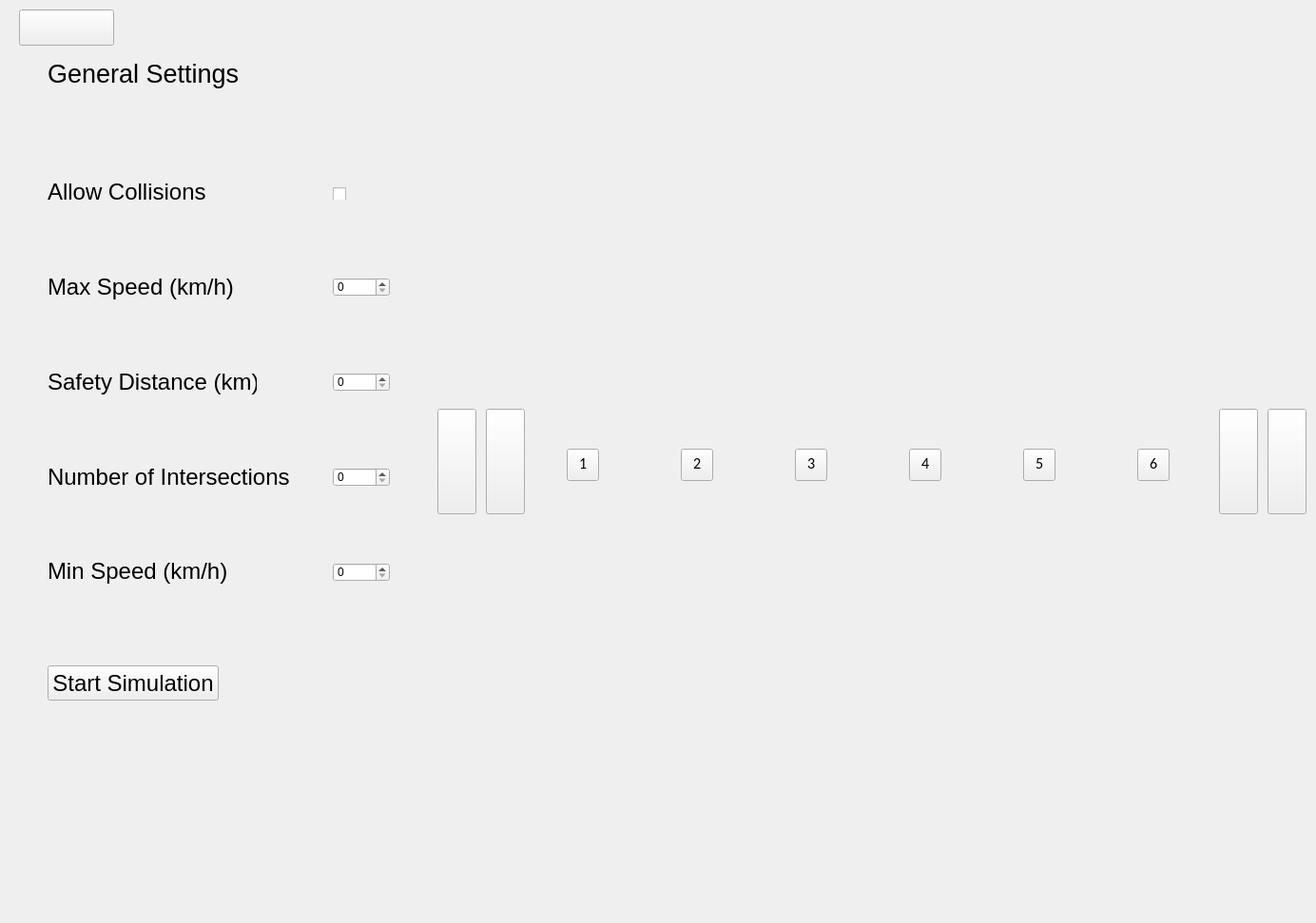
<?xml version="1.0" encoding="UTF-8"?>
<ui version="4.0">
 <class>Form</class>
 <widget class="QWidget" name="Form">
  <property name="geometry">
   <rect>
    <x>0</x>
    <y>0</y>
    <width>1384</width>
    <height>971</height>
   </rect>
  </property>
  <property name="sizePolicy">
   <sizepolicy hsizetype="Maximum" vsizetype="Maximum">
    <horstretch>0</horstretch>
    <verstretch>0</verstretch>
   </sizepolicy>
  </property>
  <property name="maximumSize">
   <size>
    <width>16777215</width>
    <height>16777215</height>
   </size>
  </property>
  <property name="windowTitle">
   <string>Form</string>
  </property>
  <layout class="QHBoxLayout" name="horizontalLayout">
   <property name="spacing">
    <number>10</number>
   </property>
   <property name="leftMargin">
    <number>10</number>
   </property>
   <property name="topMargin">
    <number>10</number>
   </property>
   <property name="rightMargin">
    <number>10</number>
   </property>
   <property name="bottomMargin">
    <number>10</number>
   </property>
   <item>
    <widget class="QWidget" name="widget_7" native="true">
     <property name="minimumSize">
      <size>
       <width>300</width>
       <height>951</height>
      </size>
     </property>
     <property name="maximumSize">
      <size>
       <width>300</width>
       <height>951</height>
      </size>
     </property>
     <widget class="QLabel" name="SLTC2">
      <property name="geometry">
       <rect>
        <x>40</x>
        <y>150</y>
        <width>180</width>
        <height>83</height>
       </rect>
      </property>
      <property name="minimumSize">
       <size>
        <width>180</width>
        <height>83</height>
       </size>
      </property>
      <property name="maximumSize">
       <size>
        <width>180</width>
        <height>83</height>
       </size>
      </property>
      <property name="font">
       <font>
        <family>Segoe UI</family>
        <pointsize>18</pointsize>
       </font>
      </property>
      <property name="text">
       <string>Allow Collisions</string>
      </property>
      <property name="alignment">
       <set>Qt::AlignLeading|Qt::AlignLeft|Qt::AlignVCenter</set>
      </property>
     </widget>
     <widget class="QLabel" name="SLMaxV2">
      <property name="geometry">
       <rect>
        <x>40</x>
        <y>250</y>
        <width>220</width>
        <height>83</height>
       </rect>
      </property>
      <property name="minimumSize">
       <size>
        <width>220</width>
        <height>83</height>
       </size>
      </property>
      <property name="maximumSize">
       <size>
        <width>220</width>
        <height>83</height>
       </size>
      </property>
      <property name="font">
       <font>
        <family>Segoe UI</family>
        <pointsize>18</pointsize>
       </font>
      </property>
      <property name="text">
       <string>Max Speed (km/h)</string>
      </property>
     </widget>
     <widget class="QLabel" name="SLSecDis2">
      <property name="geometry">
       <rect>
        <x>40</x>
        <y>350</y>
        <width>220</width>
        <height>83</height>
       </rect>
      </property>
      <property name="minimumSize">
       <size>
        <width>220</width>
        <height>83</height>
       </size>
      </property>
      <property name="maximumSize">
       <size>
        <width>220</width>
        <height>83</height>
       </size>
      </property>
      <property name="font">
       <font>
        <family>Segoe UI</family>
        <pointsize>18</pointsize>
       </font>
      </property>
      <property name="text">
       <string>Safety Distance (km)</string>
      </property>
     </widget>
     <widget class="QLabel" name="SLNumFreeway2">
      <property name="geometry">
       <rect>
        <x>40</x>
        <y>450</y>
        <width>260</width>
        <height>83</height>
       </rect>
      </property>
      <property name="minimumSize">
       <size>
        <width>260</width>
        <height>83</height>
       </size>
      </property>
      <property name="maximumSize">
       <size>
        <width>260</width>
        <height>83</height>
       </size>
      </property>
      <property name="font">
       <font>
        <family>Segoe UI</family>
        <pointsize>18</pointsize>
       </font>
      </property>
      <property name="text">
       <string>Number of Intersections</string>
      </property>
     </widget>
     <widget class="QLabel" name="SLMinV2">
      <property name="geometry">
       <rect>
        <x>40</x>
        <y>550</y>
        <width>200</width>
        <height>82</height>
       </rect>
      </property>
      <property name="minimumSize">
       <size>
        <width>200</width>
        <height>82</height>
       </size>
      </property>
      <property name="maximumSize">
       <size>
        <width>200</width>
        <height>82</height>
       </size>
      </property>
      <property name="font">
       <font>
        <family>Segoe UI</family>
        <pointsize>18</pointsize>
       </font>
      </property>
      <property name="text">
       <string>Min Speed (km/h)</string>
      </property>
     </widget>
     <widget class="QPushButton" name="pushButton_3">
      <property name="geometry">
       <rect>
        <x>40</x>
        <y>690</y>
        <width>180</width>
        <height>37</height>
       </rect>
      </property>
      <property name="minimumSize">
       <size>
        <width>180</width>
        <height>37</height>
       </size>
      </property>
      <property name="maximumSize">
       <size>
        <width>171</width>
        <height>37</height>
       </size>
      </property>
      <property name="font">
       <font>
        <family>Segoe UI</family>
        <pointsize>18</pointsize>
       </font>
      </property>
      <property name="text">
       <string>Start Simulation</string>
      </property>
     </widget>
     <widget class="QLabel" name="BL2">
      <property name="geometry">
       <rect>
        <x>40</x>
        <y>30</y>
        <width>223</width>
        <height>74</height>
       </rect>
      </property>
      <property name="minimumSize">
       <size>
        <width>223</width>
        <height>74</height>
       </size>
      </property>
      <property name="maximumSize">
       <size>
        <width>223</width>
        <height>74</height>
       </size>
      </property>
      <property name="font">
       <font>
        <family>Segoe UI</family>
        <pointsize>20</pointsize>
       </font>
      </property>
      <property name="layoutDirection">
       <enum>Qt::LeftToRight</enum>
      </property>
      <property name="text">
       <string>General Settings</string>
      </property>
      <property name="alignment">
       <set>Qt::AlignLeading|Qt::AlignLeft|Qt::AlignVCenter</set>
      </property>
     </widget>
     <widget class="QPushButton" name="backButton">
      <property name="geometry">
       <rect>
        <x>10</x>
        <y>0</y>
        <width>100</width>
        <height>38</height>
       </rect>
      </property>
      <property name="minimumSize">
       <size>
        <width>100</width>
        <height>30</height>
       </size>
      </property>
      <property name="text">
       <string/>
      </property>
      <property name="icon">
       <iconset>
        <normaloff>Back.png</normaloff>Back.png</iconset>
      </property>
      <property name="iconSize">
       <size>
        <width>30</width>
        <height>30</height>
       </size>
      </property>
     </widget>
    </widget>
   </item>
   <item>
    <spacer name="horizontalSpacer">
     <property name="orientation">
      <enum>Qt::Horizontal</enum>
     </property>
     <property name="sizeType">
      <enum>QSizePolicy::Maximum</enum>
     </property>
     <property name="sizeHint" stdset="0">
      <size>
       <width>200</width>
       <height>20</height>
      </size>
     </property>
    </spacer>
   </item>
   <item>
    <widget class="QWidget" name="widget_8" native="true">
     <property name="minimumSize">
      <size>
       <width>100</width>
       <height>951</height>
      </size>
     </property>
     <property name="maximumSize">
      <size>
       <width>100</width>
       <height>951</height>
      </size>
     </property>
     <widget class="QCheckBox" name="checkBoxTC2">
      <property name="geometry">
       <rect>
        <x>0</x>
        <y>187</y>
        <width>60</width>
        <height>13</height>
       </rect>
      </property>
      <property name="minimumSize">
       <size>
        <width>60</width>
        <height>13</height>
       </size>
      </property>
      <property name="maximumSize">
       <size>
        <width>80</width>
        <height>13</height>
       </size>
      </property>
      <property name="text">
       <string/>
      </property>
     </widget>
     <widget class="QSpinBox" name="spinBoxMaxV2">
      <property name="geometry">
       <rect>
        <x>0</x>
        <y>282</y>
        <width>60</width>
        <height>20</height>
       </rect>
      </property>
      <property name="minimumSize">
       <size>
        <width>60</width>
        <height>20</height>
       </size>
      </property>
      <property name="maximumSize">
       <size>
        <width>60</width>
        <height>20</height>
       </size>
      </property>
     </widget>
     <widget class="QSpinBox" name="spinBoxSecDis2">
      <property name="geometry">
       <rect>
        <x>0</x>
        <y>382</y>
        <width>60</width>
        <height>20</height>
       </rect>
      </property>
      <property name="minimumSize">
       <size>
        <width>60</width>
        <height>20</height>
       </size>
      </property>
      <property name="maximumSize">
       <size>
        <width>60</width>
        <height>20</height>
       </size>
      </property>
     </widget>
     <widget class="QSpinBox" name="spinBoxNumFreeway2">
      <property name="geometry">
       <rect>
        <x>0</x>
        <y>482</y>
        <width>60</width>
        <height>20</height>
       </rect>
      </property>
      <property name="minimumSize">
       <size>
        <width>60</width>
        <height>20</height>
       </size>
      </property>
      <property name="maximumSize">
       <size>
        <width>60</width>
        <height>20</height>
       </size>
      </property>
     </widget>
     <widget class="QSpinBox" name="spinBoxMinV2">
      <property name="geometry">
       <rect>
        <x>0</x>
        <y>582</y>
        <width>60</width>
        <height>20</height>
       </rect>
      </property>
      <property name="sizePolicy">
       <sizepolicy hsizetype="Minimum" vsizetype="Fixed">
        <horstretch>0</horstretch>
        <verstretch>0</verstretch>
       </sizepolicy>
      </property>
      <property name="minimumSize">
       <size>
        <width>60</width>
        <height>20</height>
       </size>
      </property>
      <property name="maximumSize">
       <size>
        <width>60</width>
        <height>20</height>
       </size>
      </property>
     </widget>
    </widget>
   </item>
   <item>
    <spacer name="horizontalSpacer_2">
     <property name="orientation">
      <enum>Qt::Horizontal</enum>
     </property>
     <property name="sizeHint" stdset="0">
      <size>
       <width>40</width>
       <height>20</height>
      </size>
     </property>
    </spacer>
   </item>
   <item>
    <widget class="QPushButton" name="pushButton_4">
     <property name="sizePolicy">
      <sizepolicy hsizetype="Minimum" vsizetype="Fixed">
       <horstretch>0</horstretch>
       <verstretch>0</verstretch>
      </sizepolicy>
     </property>
     <property name="minimumSize">
      <size>
       <width>41</width>
       <height>111</height>
      </size>
     </property>
     <property name="maximumSize">
      <size>
       <width>41</width>
       <height>111</height>
      </size>
     </property>
     <property name="text">
      <string/>
     </property>
     <property name="icon">
      <iconset>
       <normaloff>double_arrow_left.png</normaloff>double_arrow_left.png</iconset>
     </property>
     <property name="iconSize">
      <size>
       <width>50</width>
       <height>50</height>
      </size>
     </property>
    </widget>
   </item>
   <item>
    <widget class="QPushButton" name="NextButton2_2">
     <property name="minimumSize">
      <size>
       <width>41</width>
       <height>111</height>
      </size>
     </property>
     <property name="maximumSize">
      <size>
       <width>41</width>
       <height>111</height>
      </size>
     </property>
     <property name="text">
      <string/>
     </property>
     <property name="icon">
      <iconset>
       <normaloff>next_left.png</normaloff>next_left.png</iconset>
     </property>
     <property name="iconSize">
      <size>
       <width>50</width>
       <height>50</height>
      </size>
     </property>
    </widget>
   </item>
   <item>
    <widget class="QWidget" name="widget" native="true">
     <property name="minimumSize">
      <size>
       <width>110</width>
       <height>455</height>
      </size>
     </property>
     <property name="maximumSize">
      <size>
       <width>110</width>
       <height>455</height>
      </size>
     </property>
     <widget class="QPushButton" name="pushButton_5">
      <property name="geometry">
       <rect>
        <x>34</x>
        <y>214</y>
        <width>34</width>
        <height>34</height>
       </rect>
      </property>
      <property name="sizePolicy">
       <sizepolicy hsizetype="Expanding" vsizetype="Expanding">
        <horstretch>10</horstretch>
        <verstretch>10</verstretch>
       </sizepolicy>
      </property>
      <property name="minimumSize">
       <size>
        <width>34</width>
        <height>34</height>
       </size>
      </property>
      <property name="maximumSize">
       <size>
        <width>34</width>
        <height>34</height>
       </size>
      </property>
      <property name="font">
       <font>
        <family>Calibri</family>
        <pointsize>12</pointsize>
       </font>
      </property>
      <property name="text">
       <string/>
      </property>
      <property name="icon">
       <iconset>
        <normaloff>Red.png</normaloff>Red.png</iconset>
      </property>
      <property name="iconSize">
       <size>
        <width>30</width>
        <height>30</height>
       </size>
      </property>
     </widget>
     <widget class="QLabel" name="label">
      <property name="geometry">
       <rect>
        <x>0</x>
        <y>-4</y>
        <width>110</width>
        <height>455</height>
       </rect>
      </property>
      <property name="minimumSize">
       <size>
        <width>110</width>
        <height>455</height>
       </size>
      </property>
      <property name="maximumSize">
       <size>
        <width>110</width>
        <height>455</height>
       </size>
      </property>
      <property name="text">
       <string/>
      </property>
      <property name="pixmap">
       <pixmap>Intersection 1_cut.png</pixmap>
      </property>
     </widget>
     <widget class="QLabel" name="label_2">
      <property name="geometry">
       <rect>
        <x>47</x>
        <y>220</y>
        <width>8</width>
        <height>19</height>
       </rect>
      </property>
      <property name="font">
       <font>
        <family>Calibri</family>
        <pointsize>12</pointsize>
       </font>
      </property>
      <property name="text">
       <string>1</string>
      </property>
     </widget>
     <zorder>label</zorder>
     <zorder>pushButton_5</zorder>
     <zorder>label_2</zorder>
    </widget>
   </item>
   <item>
    <widget class="QWidget" name="widget_2" native="true">
     <property name="minimumSize">
      <size>
       <width>110</width>
       <height>455</height>
      </size>
     </property>
     <property name="maximumSize">
      <size>
       <width>110</width>
       <height>455</height>
      </size>
     </property>
     <widget class="QPushButton" name="pushButton_6">
      <property name="geometry">
       <rect>
        <x>34</x>
        <y>214</y>
        <width>34</width>
        <height>34</height>
       </rect>
      </property>
      <property name="sizePolicy">
       <sizepolicy hsizetype="Expanding" vsizetype="Expanding">
        <horstretch>10</horstretch>
        <verstretch>10</verstretch>
       </sizepolicy>
      </property>
      <property name="minimumSize">
       <size>
        <width>34</width>
        <height>34</height>
       </size>
      </property>
      <property name="maximumSize">
       <size>
        <width>34</width>
        <height>34</height>
       </size>
      </property>
      <property name="font">
       <font>
        <family>Calibri</family>
        <pointsize>12</pointsize>
       </font>
      </property>
      <property name="text">
       <string/>
      </property>
      <property name="icon">
       <iconset>
        <normaloff>Red.png</normaloff>Red.png</iconset>
      </property>
      <property name="iconSize">
       <size>
        <width>30</width>
        <height>30</height>
       </size>
      </property>
     </widget>
     <widget class="QLabel" name="label_3">
      <property name="geometry">
       <rect>
        <x>0</x>
        <y>-4</y>
        <width>110</width>
        <height>455</height>
       </rect>
      </property>
      <property name="minimumSize">
       <size>
        <width>110</width>
        <height>455</height>
       </size>
      </property>
      <property name="maximumSize">
       <size>
        <width>110</width>
        <height>455</height>
       </size>
      </property>
      <property name="text">
       <string/>
      </property>
      <property name="pixmap">
       <pixmap>Intersection 1_cut.png</pixmap>
      </property>
     </widget>
     <widget class="QLabel" name="label_4">
      <property name="geometry">
       <rect>
        <x>47</x>
        <y>220</y>
        <width>8</width>
        <height>19</height>
       </rect>
      </property>
      <property name="font">
       <font>
        <family>Calibri</family>
        <pointsize>12</pointsize>
       </font>
      </property>
      <property name="text">
       <string>2</string>
      </property>
     </widget>
     <zorder>label_3</zorder>
     <zorder>pushButton_6</zorder>
     <zorder>label_4</zorder>
    </widget>
   </item>
   <item>
    <widget class="QWidget" name="widget_3" native="true">
     <property name="minimumSize">
      <size>
       <width>110</width>
       <height>455</height>
      </size>
     </property>
     <property name="maximumSize">
      <size>
       <width>110</width>
       <height>455</height>
      </size>
     </property>
     <widget class="QPushButton" name="pushButton_7">
      <property name="geometry">
       <rect>
        <x>34</x>
        <y>214</y>
        <width>34</width>
        <height>34</height>
       </rect>
      </property>
      <property name="sizePolicy">
       <sizepolicy hsizetype="Expanding" vsizetype="Expanding">
        <horstretch>10</horstretch>
        <verstretch>10</verstretch>
       </sizepolicy>
      </property>
      <property name="minimumSize">
       <size>
        <width>34</width>
        <height>34</height>
       </size>
      </property>
      <property name="maximumSize">
       <size>
        <width>34</width>
        <height>34</height>
       </size>
      </property>
      <property name="font">
       <font>
        <family>Calibri</family>
        <pointsize>12</pointsize>
       </font>
      </property>
      <property name="text">
       <string/>
      </property>
      <property name="icon">
       <iconset>
        <normaloff>Red.png</normaloff>Red.png</iconset>
      </property>
      <property name="iconSize">
       <size>
        <width>30</width>
        <height>30</height>
       </size>
      </property>
     </widget>
     <widget class="QLabel" name="label_5">
      <property name="geometry">
       <rect>
        <x>0</x>
        <y>-4</y>
        <width>110</width>
        <height>455</height>
       </rect>
      </property>
      <property name="minimumSize">
       <size>
        <width>110</width>
        <height>455</height>
       </size>
      </property>
      <property name="maximumSize">
       <size>
        <width>110</width>
        <height>455</height>
       </size>
      </property>
      <property name="text">
       <string/>
      </property>
      <property name="pixmap">
       <pixmap>Intersection 1_cut.png</pixmap>
      </property>
     </widget>
     <widget class="QLabel" name="label_6">
      <property name="geometry">
       <rect>
        <x>47</x>
        <y>220</y>
        <width>8</width>
        <height>19</height>
       </rect>
      </property>
      <property name="font">
       <font>
        <family>Calibri</family>
        <pointsize>12</pointsize>
       </font>
      </property>
      <property name="text">
       <string>3</string>
      </property>
     </widget>
     <zorder>label_5</zorder>
     <zorder>pushButton_7</zorder>
     <zorder>label_6</zorder>
    </widget>
   </item>
   <item>
    <widget class="QWidget" name="widget_4" native="true">
     <property name="minimumSize">
      <size>
       <width>110</width>
       <height>455</height>
      </size>
     </property>
     <property name="maximumSize">
      <size>
       <width>110</width>
       <height>455</height>
      </size>
     </property>
     <widget class="QPushButton" name="pushButton_8">
      <property name="geometry">
       <rect>
        <x>34</x>
        <y>214</y>
        <width>34</width>
        <height>34</height>
       </rect>
      </property>
      <property name="sizePolicy">
       <sizepolicy hsizetype="Expanding" vsizetype="Expanding">
        <horstretch>10</horstretch>
        <verstretch>10</verstretch>
       </sizepolicy>
      </property>
      <property name="minimumSize">
       <size>
        <width>34</width>
        <height>34</height>
       </size>
      </property>
      <property name="maximumSize">
       <size>
        <width>34</width>
        <height>34</height>
       </size>
      </property>
      <property name="font">
       <font>
        <family>Calibri</family>
        <pointsize>12</pointsize>
       </font>
      </property>
      <property name="text">
       <string/>
      </property>
      <property name="icon">
       <iconset>
        <normaloff>Red.png</normaloff>Red.png</iconset>
      </property>
      <property name="iconSize">
       <size>
        <width>30</width>
        <height>30</height>
       </size>
      </property>
     </widget>
     <widget class="QLabel" name="label_7">
      <property name="geometry">
       <rect>
        <x>0</x>
        <y>-4</y>
        <width>110</width>
        <height>455</height>
       </rect>
      </property>
      <property name="minimumSize">
       <size>
        <width>110</width>
        <height>455</height>
       </size>
      </property>
      <property name="maximumSize">
       <size>
        <width>110</width>
        <height>455</height>
       </size>
      </property>
      <property name="text">
       <string/>
      </property>
      <property name="pixmap">
       <pixmap>Intersection 1_cut.png</pixmap>
      </property>
     </widget>
     <widget class="QLabel" name="label_8">
      <property name="geometry">
       <rect>
        <x>47</x>
        <y>220</y>
        <width>8</width>
        <height>19</height>
       </rect>
      </property>
      <property name="font">
       <font>
        <family>Calibri</family>
        <pointsize>12</pointsize>
       </font>
      </property>
      <property name="text">
       <string>4</string>
      </property>
     </widget>
     <zorder>label_7</zorder>
     <zorder>pushButton_8</zorder>
     <zorder>label_8</zorder>
    </widget>
   </item>
   <item>
    <widget class="QWidget" name="widget_5" native="true">
     <property name="minimumSize">
      <size>
       <width>110</width>
       <height>455</height>
      </size>
     </property>
     <property name="maximumSize">
      <size>
       <width>110</width>
       <height>455</height>
      </size>
     </property>
     <widget class="QPushButton" name="pushButton_9">
      <property name="geometry">
       <rect>
        <x>34</x>
        <y>214</y>
        <width>34</width>
        <height>34</height>
       </rect>
      </property>
      <property name="sizePolicy">
       <sizepolicy hsizetype="Expanding" vsizetype="Expanding">
        <horstretch>10</horstretch>
        <verstretch>10</verstretch>
       </sizepolicy>
      </property>
      <property name="minimumSize">
       <size>
        <width>34</width>
        <height>34</height>
       </size>
      </property>
      <property name="maximumSize">
       <size>
        <width>34</width>
        <height>34</height>
       </size>
      </property>
      <property name="font">
       <font>
        <family>Calibri</family>
        <pointsize>12</pointsize>
       </font>
      </property>
      <property name="text">
       <string/>
      </property>
      <property name="icon">
       <iconset>
        <normaloff>Red.png</normaloff>Red.png</iconset>
      </property>
      <property name="iconSize">
       <size>
        <width>30</width>
        <height>30</height>
       </size>
      </property>
     </widget>
     <widget class="QLabel" name="label_9">
      <property name="geometry">
       <rect>
        <x>0</x>
        <y>-4</y>
        <width>110</width>
        <height>455</height>
       </rect>
      </property>
      <property name="minimumSize">
       <size>
        <width>110</width>
        <height>455</height>
       </size>
      </property>
      <property name="maximumSize">
       <size>
        <width>110</width>
        <height>455</height>
       </size>
      </property>
      <property name="text">
       <string/>
      </property>
      <property name="pixmap">
       <pixmap>Intersection 1_cut.png</pixmap>
      </property>
     </widget>
     <widget class="QLabel" name="label_10">
      <property name="geometry">
       <rect>
        <x>47</x>
        <y>220</y>
        <width>8</width>
        <height>19</height>
       </rect>
      </property>
      <property name="font">
       <font>
        <family>Calibri</family>
        <pointsize>12</pointsize>
       </font>
      </property>
      <property name="text">
       <string>5</string>
      </property>
     </widget>
     <zorder>label_9</zorder>
     <zorder>pushButton_9</zorder>
     <zorder>label_10</zorder>
    </widget>
   </item>
   <item>
    <widget class="QWidget" name="widget_6" native="true">
     <property name="minimumSize">
      <size>
       <width>110</width>
       <height>455</height>
      </size>
     </property>
     <property name="maximumSize">
      <size>
       <width>110</width>
       <height>455</height>
      </size>
     </property>
     <widget class="QPushButton" name="pushButton_10">
      <property name="geometry">
       <rect>
        <x>34</x>
        <y>214</y>
        <width>34</width>
        <height>34</height>
       </rect>
      </property>
      <property name="sizePolicy">
       <sizepolicy hsizetype="Expanding" vsizetype="Expanding">
        <horstretch>10</horstretch>
        <verstretch>10</verstretch>
       </sizepolicy>
      </property>
      <property name="minimumSize">
       <size>
        <width>34</width>
        <height>34</height>
       </size>
      </property>
      <property name="maximumSize">
       <size>
        <width>34</width>
        <height>34</height>
       </size>
      </property>
      <property name="font">
       <font>
        <family>Calibri</family>
        <pointsize>12</pointsize>
       </font>
      </property>
      <property name="text">
       <string/>
      </property>
      <property name="icon">
       <iconset>
        <normaloff>Red.png</normaloff>Red.png</iconset>
      </property>
      <property name="iconSize">
       <size>
        <width>30</width>
        <height>30</height>
       </size>
      </property>
     </widget>
     <widget class="QLabel" name="label_11">
      <property name="geometry">
       <rect>
        <x>0</x>
        <y>-4</y>
        <width>110</width>
        <height>455</height>
       </rect>
      </property>
      <property name="minimumSize">
       <size>
        <width>110</width>
        <height>455</height>
       </size>
      </property>
      <property name="maximumSize">
       <size>
        <width>110</width>
        <height>455</height>
       </size>
      </property>
      <property name="text">
       <string/>
      </property>
      <property name="pixmap">
       <pixmap>Intersection 1_cut.png</pixmap>
      </property>
     </widget>
     <widget class="QLabel" name="label_12">
      <property name="geometry">
       <rect>
        <x>47</x>
        <y>220</y>
        <width>8</width>
        <height>19</height>
       </rect>
      </property>
      <property name="font">
       <font>
        <family>Calibri</family>
        <pointsize>12</pointsize>
       </font>
      </property>
      <property name="text">
       <string>6</string>
      </property>
     </widget>
     <zorder>label_11</zorder>
     <zorder>pushButton_10</zorder>
     <zorder>label_12</zorder>
    </widget>
   </item>
   <item>
    <widget class="QPushButton" name="pushButton">
     <property name="sizePolicy">
      <sizepolicy hsizetype="Fixed" vsizetype="Fixed">
       <horstretch>0</horstretch>
       <verstretch>0</verstretch>
      </sizepolicy>
     </property>
     <property name="minimumSize">
      <size>
       <width>41</width>
       <height>111</height>
      </size>
     </property>
     <property name="maximumSize">
      <size>
       <width>41</width>
       <height>111</height>
      </size>
     </property>
     <property name="text">
      <string/>
     </property>
     <property name="icon">
      <iconset>
       <normaloff>double_arrow_512x768.png</normaloff>double_arrow_512x768.png</iconset>
     </property>
     <property name="iconSize">
      <size>
       <width>50</width>
       <height>50</height>
      </size>
     </property>
    </widget>
   </item>
   <item>
    <widget class="QPushButton" name="NextButton2">
     <property name="enabled">
      <bool>true</bool>
     </property>
     <property name="sizePolicy">
      <sizepolicy hsizetype="Minimum" vsizetype="Expanding">
       <horstretch>0</horstretch>
       <verstretch>0</verstretch>
      </sizepolicy>
     </property>
     <property name="minimumSize">
      <size>
       <width>41</width>
       <height>111</height>
      </size>
     </property>
     <property name="maximumSize">
      <size>
       <width>41</width>
       <height>111</height>
      </size>
     </property>
     <property name="text">
      <string/>
     </property>
     <property name="icon">
      <iconset>
       <normaloff>next.png</normaloff>next.png</iconset>
     </property>
     <property name="iconSize">
      <size>
       <width>50</width>
       <height>50</height>
      </size>
     </property>
    </widget>
   </item>
   <item>
    <spacer name="horizontalSpacer_3">
     <property name="orientation">
      <enum>Qt::Horizontal</enum>
     </property>
     <property name="sizeHint" stdset="0">
      <size>
       <width>40</width>
       <height>20</height>
      </size>
     </property>
    </spacer>
   </item>
  </layout>
 </widget>
 <resources>
  <include location="intersection1.qrc"/>
 </resources>
 <connections/>
</ui>
